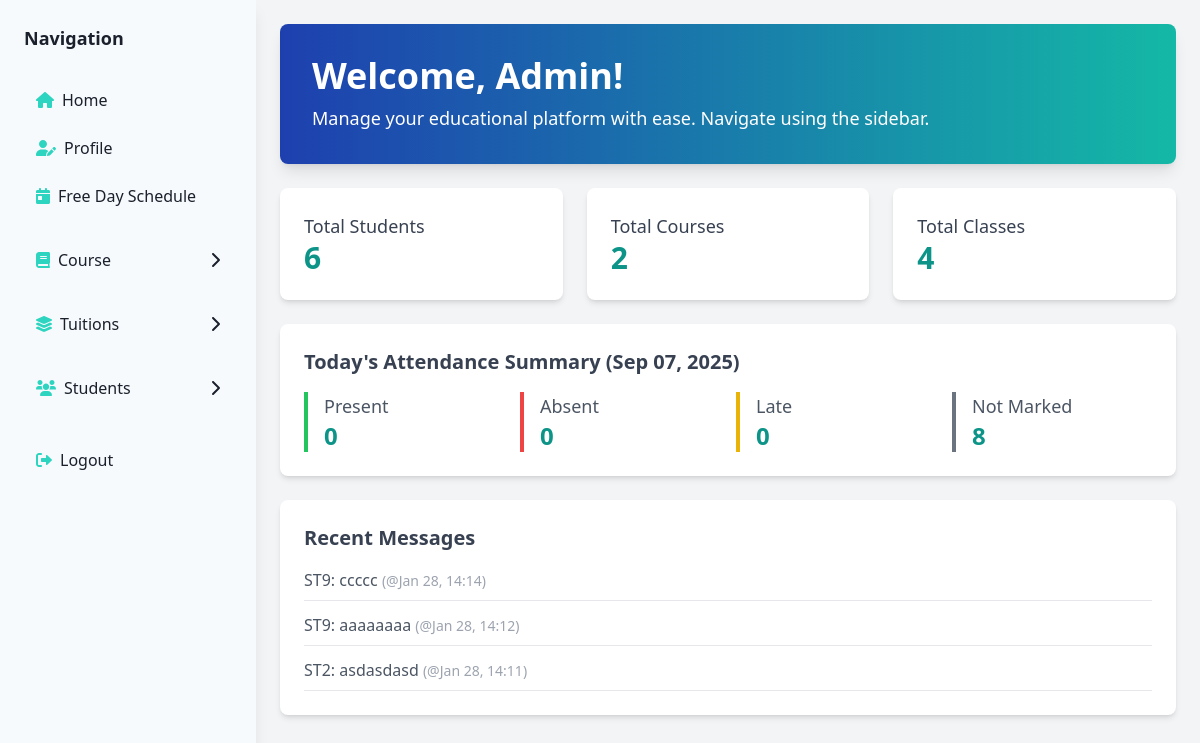
The page /Admin/admin_dashboard.php (signed in) on the database its author committed.
### tables this page shows
CREATE TABLE `message` (
  `id` int(11) NOT NULL,
  `username` varchar(255) NOT NULL,
  `program` enum('course','class') NOT NULL,
  `message` text NOT NULL,
  `created_at` timestamp NOT NULL DEFAULT current_timestamp()
);

CREATE TABLE `student` (
  `id` int(11) NOT NULL,
  `name` varchar(255) NOT NULL,
  `username` varchar(255) NOT NULL,
  `password` varchar(255) NOT NULL,
  `program` enum('course','class') NOT NULL
);

### Admin/admin_dashboard.php (the view, shortened to what this page needs)
<?php
include '../db_connect.php';
$total_students = $conn->query("SELECT COUNT(*) as count FROM Student")->fetch_assoc()['count'];
$total_courses = $conn->query("SELECT COUNT(*) as count FROM courses")->fetch_assoc()['count'];
$total_classes = $conn->query("SELECT COUNT(*) as count FROM classes")->fetch_assoc()['count'];
$recent_messages = $conn->query("
    SELECT m.message, m.created_at, s.username
    FROM Message m
    JOIN Student s ON m.username = s.username
    ORDER BY m.created_at DESC
    LIMIT 5
")->fetch_all(MYSQLI_ASSOC);
$date = date('Y-m-d');
$class_attendance = $conn->query("
    SELECT status, COUNT(*) as count
    FROM class_attendance
    WHERE date = '$date'
    GROUP BY status
")->fetch_all(MYSQLI_ASSOC);
$course_attendance = $conn->query("
    SELECT status, COUNT(*) as count
    FROM course_attendance
    WHERE date = '$date'
    GROUP BY status
")->fetch_all(MYSQLI_ASSOC);
$total_class_students = $conn->query("SELECT COUNT(*) as count FROM student_classes")->fetch_assoc()['count'];
$total_course_students = $conn->query("SELECT COUNT(*) as count FROM student_courses")->fetch_assoc()['count'];
$class_attendance_total = array_sum(array_column($class_attendance, 'count'));
$course_attendance_total = array_sum(array_column($course_attendance, 'count'));
$not_marked = ($total_class_students + $total_course_students) - ($class_attendance_total + $course_attendance_total);
$attendance_summary = ['present' => 0, 'absent' => 0, 'late' => 0];
?>
<!DOCTYPE html>
<html lang="en">
<head>
    <script src="https://cdn.tailwindcss.com"></script>
</head>
<body class="bg-gray-100 min-h-screen flex">
    <?php include 'sidebar.php'; ?>
    <div class="flex-1 main-content p-6">
        <div class="container max-w-6xl mx-auto">
            <div class="bg-gradient-to-r from-blue-800 to-teal-500 text-white p-8 rounded-lg shadow-lg mb-6 fade-in">
                <h1 class="text-4xl font-bold">Welcome, <?= htmlspecialchars($_SESSION['username']) ?>!</h1>
                <p class="text-lg mt-2">Manage your educational platform with ease. Navigate using the sidebar.</p>
            </div>
            <div class="grid grid-cols-1 sm:grid-cols-2 lg:grid-cols-3 gap-6 mb-6">
                <div class="card-hover bg-white p-6 rounded-lg shadow-md fade-in">
                    <h3 class="text-lg font-medium text-gray-700">Total Students</h3>
                    <p class="text-3xl font-bold text-teal-600"><?= $total_students ?></p>
                </div>
                <div class="card-hover bg-white p-6 rounded-lg shadow-md fade-in">
                    <h3 class="text-lg font-medium text-gray-700">Total Courses</h3>
                    <p class="text-3xl font-bold text-teal-600"><?= $total_courses ?></p>
                </div>
                <div class="card-hover bg-white p-6 rounded-lg shadow-md fade-in">
                    <h3 class="text-lg font-medium text-gray-700">Total Classes</h3>
                    <p class="text-3xl font-bold text-teal-600"><?= $total_classes ?></p>
                </div>
            </div>
            <div class="card-hover bg-white p-6 rounded-lg shadow-md mb-6 fade-in">
                <h3 class="text-xl font-semibold text-gray-700 mb-4">Today's Attendance Summary (<?= date('M d, Y') ?>)</h3>
                <div class="grid grid-cols-1 sm:grid-cols-2 lg:grid-cols-4 gap-4">
                    <div class="border-l-4 border-green-500 pl-4">
                        <h4 class="text-lg font-medium text-gray-600">Present</h4>
                        <p class="text-2xl font-bold text-teal-600"><?= $attendance_summary['present'] ?></p>
                    </div>
                    <div class="border-l-4 border-red-500 pl-4">
                        <h4 class="text-lg font-medium text-gray-600">Absent</h4>
                        <p class="text-2xl font-bold text-teal-600"><?= $attendance_summary['absent'] ?></p>
                    </div>
                    <div class="border-l-4 border-yellow-500 pl-4">
                        <h4 class="text-lg font-medium text-gray-600">Late</h4>
                        <p class="text-2xl font-bold text-teal-600"><?= $attendance_summary['late'] ?></p>
                    </div>
                    <div class="border-l-4 border-gray-500 pl-4">
                        <h4 class="text-lg font-medium text-gray-600">Not Marked</h4>
                        <p class="text-2xl font-bold text-teal-600"><?= $not_marked ?></p>
                    </div>
                </div>
            </div>
            <div class="card-hover bg-white p-6 rounded-lg shadow-md fade-in">
                <h3 class="text-xl font-semibold text-gray-700 mb-4">Recent Messages</h3>
                <?php if ($recent_messages): ?>
                    <ul class="space-y-3">
                        <?php foreach ($recent_messages as $msg): ?>
                            <li class="text-gray-600 border-b border-gray-200 pb-2">
                                <span class="font-medium"><?= htmlspecialchars($msg['username']) ?>:</span>
                                <?= htmlspecialchars(substr($msg['message'], 0, 50)) . (strlen($msg['message']) > 50 ? '...' : '') ?>
                                <span class="text-sm text-gray-400">(@<?= date('M d, H:i', strtotime($msg['created_at'])) ?>)</span>
                            </li>
                        <?php endforeach; ?>
                    </ul>
                <?php else: ?>
                    <p class="text-gray-500">No recent messages</p>
                <?php endif; ?>
            </div>
        </div>
    </div>
</body>
</html>

### Admin/admin_dashboard.php (style rules this page uses)
:root { --primary-blue: #1E3A8A; --secondary-teal: #2DD4BF; --accent-green: #10B981; --neutral-gray: #F7FAFC; --text-dark: #1A202C; --shadow-teal: rgba(45, 212, 191, 0.25); }
.fade-in { animation: fadeIn 0.3s ease-out; }
.card-hover { transition: all 0.3s ease; }
.main-content { margin-left: 16rem; transition: margin-left 0.3s ease; }

### Admin/sidebar.php (style rules this page uses)
:root { --primary-blue: #1E3A8A; --secondary-teal: #2DD4BF; --accent-green: #10B981; --neutral-gray: #F7FAFC; --text-dark: #1A202C; --shadow-teal: rgba(45, 212, 191, 0.25); }

### rows shown on the page
message: student.username "ST9", message "ccccc", created_at "Jan 28, 14:14"
message: student.username "ST9", message "aaaaaaaa", created_at "Jan 28, 14:12"
message: student.username "ST2", message "asdasdasd", created_at "Jan 28, 14:11"

### other values the page prints
$_SESSION['username'] "Admin"
$total_students "6"
$total_courses "2"
$total_classes "4"
$attendance_summary['present'] "0"
$attendance_summary['absent'] "0"
$attendance_summary['late'] "0"
$not_marked "8"
